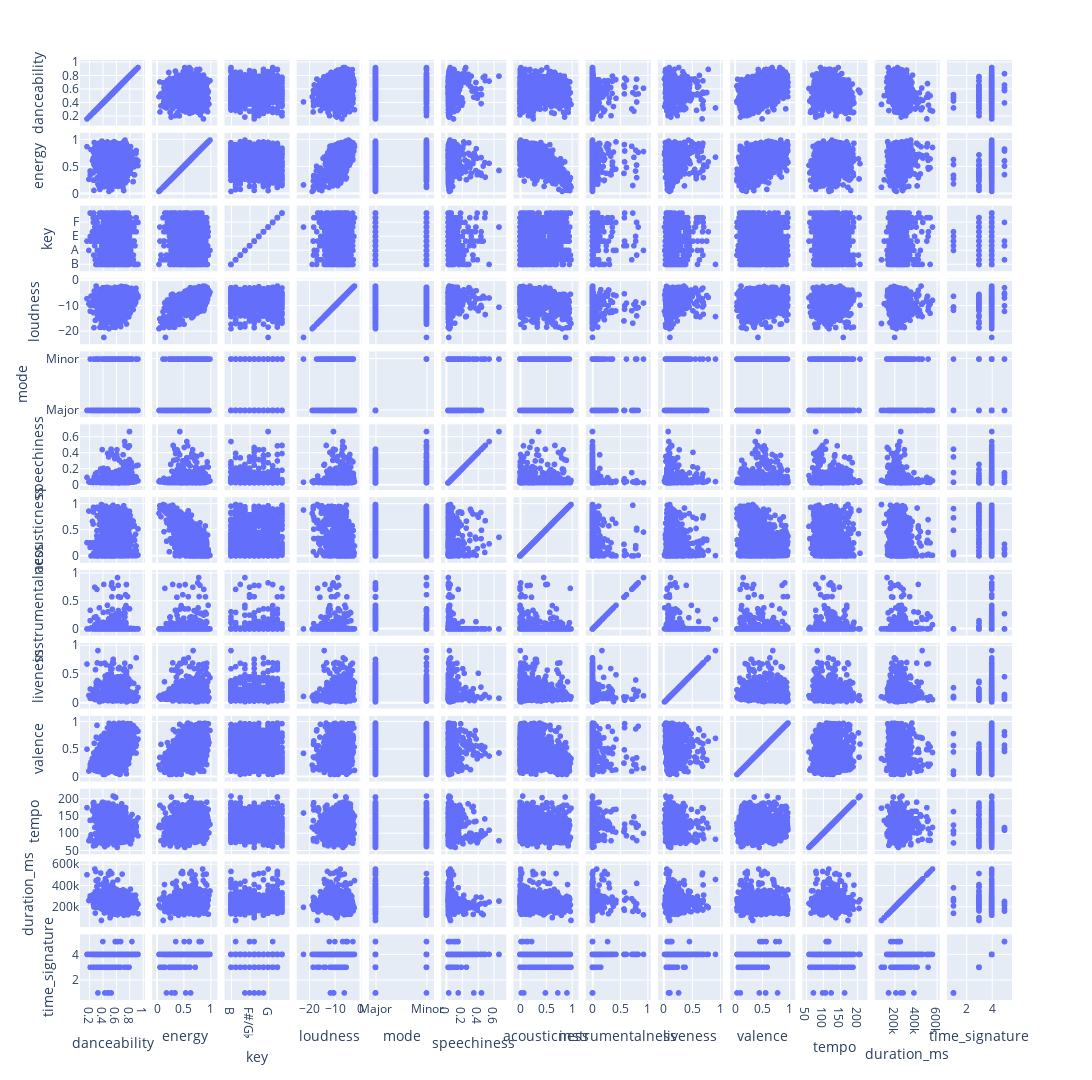

Notebook cell for this chart:
### Code cell
fig = px.scatter_matrix(music_features, dimensions=processing.feature_names,width=1920, height=1080)
fig.write_image('charts/scatter_matrix.svg')
fig.show()

### Figure 1 — Plotly figure (JSON) as saved in the notebook; plotly's stock layout.template omitted (floating-point values rounded to 4 significant figures; data arrays with more than 128 entries replaced by an {"elided": "..."} marker saying what was removed)
{"data": [{"dimensions": [{"axis": {"matches": true}, "label": "danceability", "values": {"elided": "1089 float values"}}, {"axis": {"matches": true}, "label": "energy", "values": {"elided": "1089 float values"}}, {"axis": {"matches": true}, "label": "key", "values": {"elided": "1089 str values"}}, {"axis": {"matches": true}, "label": "loudness", "values": {"elided": "1089 float values"}}, {"axis": {"matches": true}, "label": "mode", "values": {"elided": "1089 str values"}}, {"axis": {"matches": true}, "label": "speechiness", "values": {"elided": "1089 float values"}}, {"axis": {"matches": true}, "label": "acousticness", "values": {"elided": "1089 float values"}}, {"axis": {"matches": true}, "label": "instrumentalness", "values": {"elided": "1089 float values"}}, {"axis": {"matches": true}, "label": "liveness", "values": {"elided": "1089 float values"}}, {"axis": {"matches": true}, "label": "valence", "values": {"elided": "1089 float values"}}, {"axis": {"matches": true}, "label": "tempo", "values": {"elided": "1089 float values"}}, {"axis": {"matches": true}, "label": "duration_ms", "values": {"elided": "1089 int values"}}, {"axis": {"matches": true}, "label": "time_signature", "values": {"elided": "1089 int values"}}], "hovertemplate": "%{xaxis.title.text}=%{x}<br>%{yaxis.title.text}=%{y}<extra></extra>", "legendgroup": "", "marker": {"color": "#636efa", "symbol": "circle"}, "name": "", "showlegend": false, "type": "splom"}], "layout": {"dragmode": "select", "height": 1080, "legend": {"tracegroupgap": 0}, "margin": {"t": 60}, "width": 1920}}
